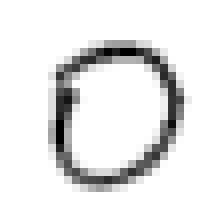
#> input picture tests/data/0a.png, 28 x 28 px (shown 8 times larger)
$ python compare_dft_dct.py ../tests/data/0a.png out.png
#> lines starting #> are read from the running program, lines starting #| are printed output that depends on the picture
#!/usr/bin/env python3
# -*- coding: utf-8 -*-

from PIL import Image, ImageOps
import os
import numpy as np
from scipy.fft import fft2
from scipy.fftpack import dct
import sys

if __name__ == '__main__':
    if len(sys.argv) != 3:
        print('compare_dft_dct.py input.img output/dir')
        exit(1)

    img = ImageOps.invert(Image.open(sys.argv[1]).convert('L'))
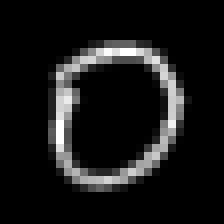
#> img: PIL image 28x28 L (shown 8 times larger); min 0, max 255, mean 23.1
    img.save(os.path.join(sys.argv[2], 'input.png'))
    inputarr = np.asarray(img)
    print(f'Input shape: {inputarr.shape}')
#| Input shape: (28, 28)
    dftarr = fft2(inputarr)
    print(f'DFT shape: {dftarr.shape}')
#| DFT shape: (28, 28)
    Image.fromarray(np.abs(dftarr)).convert('L').save(
        os.path.join(sys.argv[2], 'dftmagn.png'))
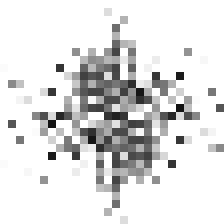
#> saved as dftmagn.png: PIL image 28x28 L (shown 8 times larger); min 19, max 255, mean 223.2
    Image.fromarray(np.angle(dftarr)).convert('L').save(
        os.path.join(sys.argv[2], 'dftangle.png'))
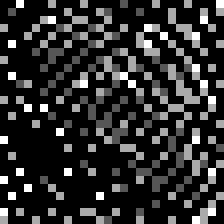
#> saved as dftangle.png: PIL image 28x28 L (shown 8 times larger); min 0, max 3, mean 0.546; drawn with min black and max white
    dctarr = dct(dct(inputarr, axis=0), axis=1)
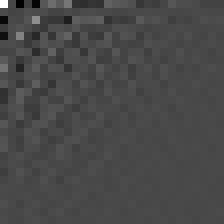
#> dctarr: shape (28, 28) float64 (shown 8 times larger); min -29144.3, max 72596, mean 22.3; drawn with min black and max white
    print(f'DCT shape: {dctarr.shape}')
#| DCT shape: (28, 28)
    Image.fromarray(np.abs(dctarr)).convert('L').save(
        os.path.join(sys.argv[2], 'dctmagn.png'))
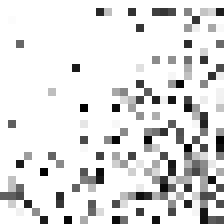
#> saved as dctmagn.png: PIL image 28x28 L (shown 8 times larger); min 0, max 255, mean 223.6
    Image.fromarray(np.angle(dctarr)).convert('L').save(
        os.path.join(sys.argv[2], 'dctangle.png'))
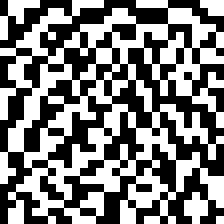
#> saved as dctangle.png: PIL image 28x28 L (shown 8 times larger); values 0 (black) and 3 (white), 49.1% white in thin lines or dots

$ run again, on tests/data/2a.png
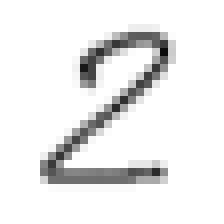
#> input picture tests/data/2a.png, 28 x 28 px (shown 8 times larger)
#| Input shape: (28, 28)
#| DFT shape: (28, 28)
#> `dctarr = dct(dct(inputarr, axis=0), axis=1)`:
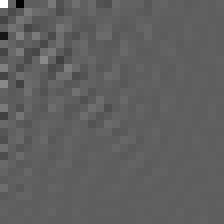
#> dctarr: shape (28, 28) float64 (shown 8 times larger); min -37036.4, max 61316, mean 20.1; drawn with min black and max white
#| DCT shape: (28, 28)
#> `Image.fromarray(np.angle(dctarr)).convert('L').save( os.path.join(sys...`:
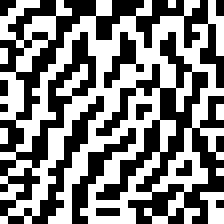
#> saved as dctangle.png: PIL image 28x28 L (shown 8 times larger); values 0 (black) and 3 (white), 50.5% white; black in thin lines or dots

$ run again, on tests/data/3a.png
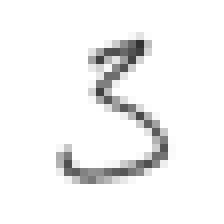
#> input picture tests/data/3a.png, 28 x 28 px (shown 8 times larger)
#| Input shape: (28, 28)
#| DFT shape: (28, 28)
#> `dctarr = dct(dct(inputarr, axis=0), axis=1)`:
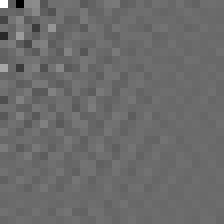
#> dctarr: shape (28, 28) float64 (shown 8 times larger); min -27654.4, max 37876, mean 11.7; drawn with min black and max white
#| DCT shape: (28, 28)
#> `Image.fromarray(np.angle(dctarr)).convert('L').save( os.path.join(sys...`:
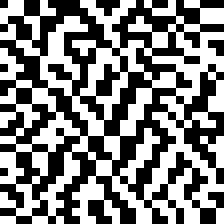
#> saved as dctangle.png: PIL image 28x28 L (shown 8 times larger); values 0 (black) and 3 (white), 50.4% white; black in thin lines or dots

$ run again, on tests/data/4a.png
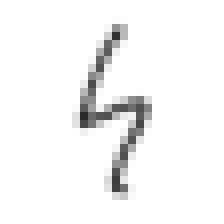
#> input picture tests/data/4a.png, 28 x 28 px (shown 8 times larger)
#| Input shape: (28, 28)
#| DFT shape: (28, 28)
#> `dctarr = dct(dct(inputarr, axis=0), axis=1)`:
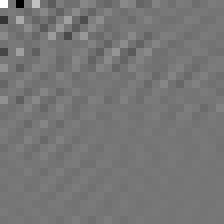
#> dctarr: shape (28, 28) float64 (shown 8 times larger); min -27892.6, max 32000, mean 10.7; drawn with min black and max white
#| DCT shape: (28, 28)
#> `Image.fromarray(np.angle(dctarr)).convert('L').save( os.path.join(sys...`:
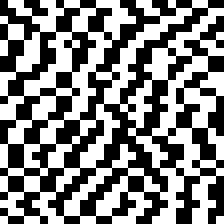
#> saved as dctangle.png: PIL image 28x28 L (shown 8 times larger); values 0 (black) and 3 (white), 51% white; black in thin lines or dots
